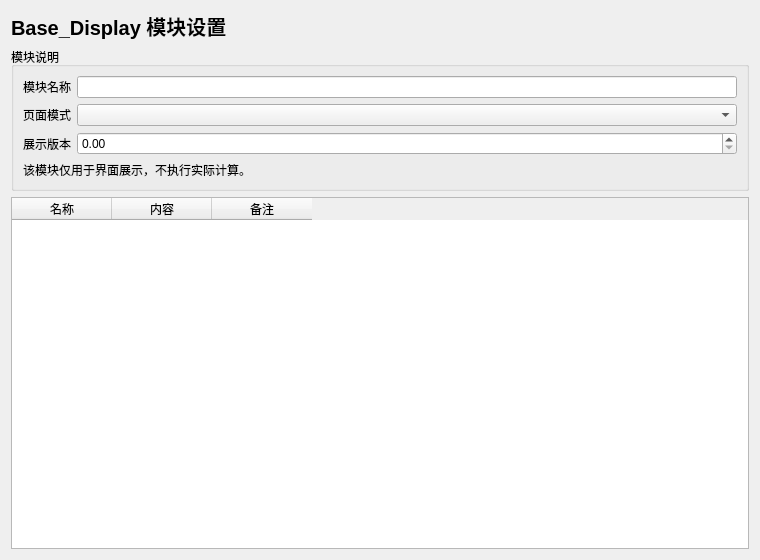
<?xml version="1.0" encoding="UTF-8"?>
<ui version="4.0">
 <class>DisplayRootWidget</class>
 <widget class="QWidget" name="DisplayRootWidget">
  <property name="geometry">
   <rect><x>0</x><y>0</y><width>760</width><height>560</height></rect>
  </property>
  <layout class="QVBoxLayout" name="verticalLayout">
   <item>
    <widget class="QLabel" name="titleLabel">
     <property name="styleSheet"><string notr="true">font-size: 20px; font-weight: 700;</string></property>
     <property name="text"><string>Base_Display 模块设置</string></property>
    </widget>
   </item>
   <item>
    <widget class="QGroupBox" name="mainGroupBox">
     <property name="title"><string>模块说明</string></property>
     <layout class="QFormLayout" name="formLayout">
      <item row="0" column="0"><widget class="QLabel" name="labelA"><property name="text"><string>模块名称</string></property></widget></item>
      <item row="0" column="1"><widget class="QLineEdit" name="lineEditA"/></item>
      <item row="1" column="0"><widget class="QLabel" name="labelB"><property name="text"><string>页面模式</string></property></widget></item>
      <item row="1" column="1"><widget class="QComboBox" name="comboBoxB"/></item>
      <item row="2" column="0"><widget class="QLabel" name="labelC"><property name="text"><string>展示版本</string></property></widget></item>
      <item row="2" column="1"><widget class="QDoubleSpinBox" name="doubleSpinBoxC"/></item>
      <item row="3" column="0" colspan="2">
       <widget class="QLabel" name="descLabel">
        <property name="wordWrap"><bool>true</bool></property>
        <property name="text"><string>该模块仅用于界面展示，不执行实际计算。</string></property>
       </widget>
      </item>
     </layout>
    </widget>
   </item>
   <item>
    <widget class="QTableWidget" name="tableWidget">
     <column><property name="text"><string>名称</string></property></column>
     <column><property name="text"><string>内容</string></property></column>
     <column><property name="text"><string>备注</string></property></column>
    </widget>
   </item>
  </layout>
 </widget>
 <resources/>
 <connections/>
</ui>
